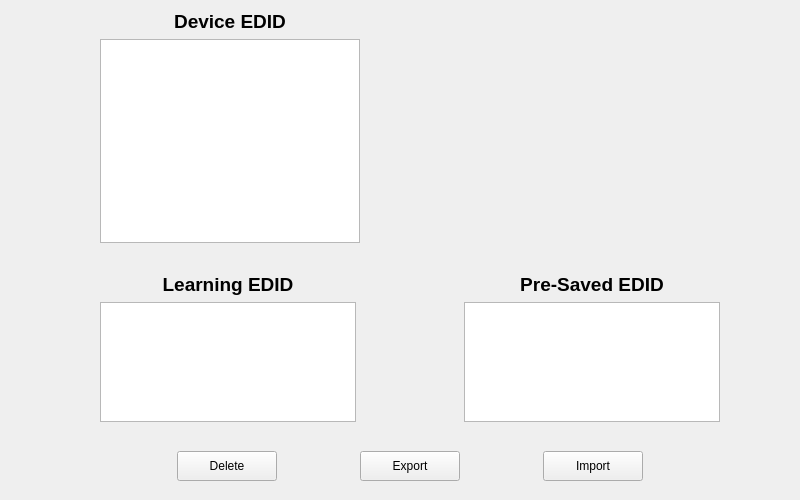
<?xml version="1.0" encoding="UTF-8"?>
<ui version="4.0">
 <class>SD1242_4K_Setting_Form</class>
 <widget class="QWidget" name="SD1242_4K_Setting_Form">
  <property name="geometry">
   <rect>
    <x>0</x>
    <y>0</y>
    <width>800</width>
    <height>500</height>
   </rect>
  </property>
  <property name="sizePolicy">
   <sizepolicy hsizetype="Expanding" vsizetype="Expanding">
    <horstretch>0</horstretch>
    <verstretch>0</verstretch>
   </sizepolicy>
  </property>
  <property name="windowTitle">
   <string>Form</string>
  </property>
  <widget class="QWidget" name="layoutWidget">
   <property name="geometry">
    <rect>
     <x>100</x>
     <y>10</y>
     <width>620</width>
     <height>471</height>
    </rect>
   </property>
   <layout class="QVBoxLayout" name="verticalLayout_4">
    <item>
     <layout class="QHBoxLayout" name="horizontalLayout_4">
      <item>
       <layout class="QVBoxLayout" name="verticalLayout_3">
        <item>
         <widget class="QLabel" name="device_edid_label">
          <property name="font">
           <font>
            <pointsize>14</pointsize>
            <bold>true</bold>
           </font>
          </property>
          <property name="text">
           <string>&lt;html&gt;&lt;head/&gt;&lt;body&gt;&lt;p align=&quot;center&quot;&gt;Device EDID&lt;/p&gt;&lt;/body&gt;&lt;/html&gt;</string>
          </property>
         </widget>
        </item>
        <item>
         <widget class="QPlainTextEdit" name="device_edid_plainTextEdit">
          <property name="minimumSize">
           <size>
            <width>260</width>
            <height>204</height>
           </size>
          </property>
          <property name="maximumSize">
           <size>
            <width>260</width>
            <height>16777215</height>
           </size>
          </property>
          <property name="font">
           <font>
            <pointsize>7</pointsize>
           </font>
          </property>
          <property name="plainText">
           <string/>
          </property>
         </widget>
        </item>
       </layout>
      </item>
      <item>
       <spacer name="horizontalSpacer_6">
        <property name="orientation">
         <enum>Qt::Horizontal</enum>
        </property>
        <property name="sizeHint" stdset="0">
         <size>
          <width>40</width>
          <height>20</height>
         </size>
        </property>
       </spacer>
      </item>
     </layout>
    </item>
    <item>
     <spacer name="verticalSpacer">
      <property name="orientation">
       <enum>Qt::Vertical</enum>
      </property>
      <property name="sizeHint" stdset="0">
       <size>
        <width>20</width>
        <height>20</height>
       </size>
      </property>
     </spacer>
    </item>
    <item>
     <layout class="QHBoxLayout" name="horizontalLayout_3">
      <item>
       <layout class="QVBoxLayout" name="verticalLayout">
        <item>
         <widget class="QLabel" name="learning_edid_label">
          <property name="font">
           <font>
            <pointsize>14</pointsize>
            <bold>true</bold>
           </font>
          </property>
          <property name="layoutDirection">
           <enum>Qt::LeftToRight</enum>
          </property>
          <property name="text">
           <string>&lt;html&gt;&lt;head/&gt;&lt;body&gt;&lt;p align=&quot;center&quot;&gt;Learning EDID&lt;/p&gt;&lt;/body&gt;&lt;/html&gt;</string>
          </property>
         </widget>
        </item>
        <item>
         <widget class="QListWidget" name="learning_edid_listWidget">
          <property name="sizePolicy">
           <sizepolicy hsizetype="Expanding" vsizetype="Fixed">
            <horstretch>0</horstretch>
            <verstretch>120</verstretch>
           </sizepolicy>
          </property>
          <property name="maximumSize">
           <size>
            <width>260</width>
            <height>120</height>
           </size>
          </property>
          <property name="font">
           <font>
            <pointsize>14</pointsize>
           </font>
          </property>
          <property name="styleSheet">
           <string notr="true"/>
          </property>
         </widget>
        </item>
       </layout>
      </item>
      <item>
       <spacer name="horizontalSpacer">
        <property name="orientation">
         <enum>Qt::Horizontal</enum>
        </property>
        <property name="sizeHint" stdset="0">
         <size>
          <width>88</width>
          <height>20</height>
         </size>
        </property>
       </spacer>
      </item>
      <item>
       <layout class="QVBoxLayout" name="verticalLayout_2">
        <item>
         <widget class="QLabel" name="presaved_edid_label">
          <property name="font">
           <font>
            <pointsize>14</pointsize>
            <bold>true</bold>
           </font>
          </property>
          <property name="layoutDirection">
           <enum>Qt::LeftToRight</enum>
          </property>
          <property name="text">
           <string>&lt;html&gt;&lt;head/&gt;&lt;body&gt;&lt;p align=&quot;center&quot;&gt;Pre-Saved EDID&lt;/p&gt;&lt;/body&gt;&lt;/html&gt;</string>
          </property>
         </widget>
        </item>
        <item>
         <widget class="QListWidget" name="presaved_edid_listWidget">
          <property name="sizePolicy">
           <sizepolicy hsizetype="Expanding" vsizetype="Fixed">
            <horstretch>0</horstretch>
            <verstretch>120</verstretch>
           </sizepolicy>
          </property>
          <property name="maximumSize">
           <size>
            <width>260</width>
            <height>120</height>
           </size>
          </property>
          <property name="font">
           <font>
            <pointsize>14</pointsize>
           </font>
          </property>
          <property name="styleSheet">
           <string notr="true"/>
          </property>
         </widget>
        </item>
       </layout>
      </item>
     </layout>
    </item>
    <item>
     <spacer name="verticalSpacer_2">
      <property name="orientation">
       <enum>Qt::Vertical</enum>
      </property>
      <property name="sizeHint" stdset="0">
       <size>
        <width>20</width>
        <height>18</height>
       </size>
      </property>
     </spacer>
    </item>
    <item>
     <layout class="QHBoxLayout" name="horizontalLayout_2">
      <item>
       <spacer name="horizontalSpacer_5">
        <property name="orientation">
         <enum>Qt::Horizontal</enum>
        </property>
        <property name="sizeHint" stdset="0">
         <size>
          <width>40</width>
          <height>20</height>
         </size>
        </property>
       </spacer>
      </item>
      <item>
       <widget class="QPushButton" name="delete_pushButton">
        <property name="sizePolicy">
         <sizepolicy hsizetype="Minimum" vsizetype="Fixed">
          <horstretch>0</horstretch>
          <verstretch>0</verstretch>
         </sizepolicy>
        </property>
        <property name="minimumSize">
         <size>
          <width>100</width>
          <height>30</height>
         </size>
        </property>
        <property name="text">
         <string>Delete</string>
        </property>
       </widget>
      </item>
      <item>
       <spacer name="horizontalSpacer_3">
        <property name="orientation">
         <enum>Qt::Horizontal</enum>
        </property>
        <property name="sizeHint" stdset="0">
         <size>
          <width>40</width>
          <height>20</height>
         </size>
        </property>
       </spacer>
      </item>
      <item>
       <widget class="QPushButton" name="export_pushButton">
        <property name="minimumSize">
         <size>
          <width>100</width>
          <height>30</height>
         </size>
        </property>
        <property name="text">
         <string>Export</string>
        </property>
       </widget>
      </item>
      <item>
       <spacer name="horizontalSpacer_2">
        <property name="orientation">
         <enum>Qt::Horizontal</enum>
        </property>
        <property name="sizeHint" stdset="0">
         <size>
          <width>40</width>
          <height>20</height>
         </size>
        </property>
       </spacer>
      </item>
      <item>
       <widget class="QPushButton" name="import_pushButton">
        <property name="minimumSize">
         <size>
          <width>100</width>
          <height>30</height>
         </size>
        </property>
        <property name="text">
         <string>Import</string>
        </property>
       </widget>
      </item>
      <item>
       <spacer name="horizontalSpacer_4">
        <property name="orientation">
         <enum>Qt::Horizontal</enum>
        </property>
        <property name="sizeHint" stdset="0">
         <size>
          <width>40</width>
          <height>20</height>
         </size>
        </property>
       </spacer>
      </item>
     </layout>
    </item>
   </layout>
  </widget>
 </widget>
 <resources/>
 <connections/>
</ui>
